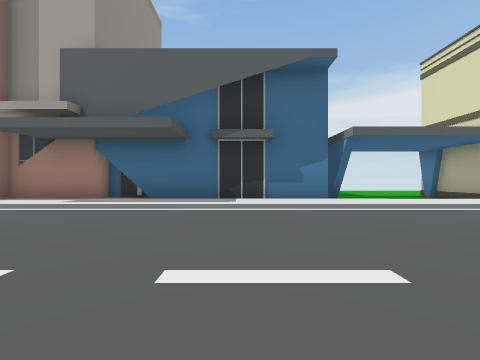
View 1 (above)

19 first-person views from a walk through a 3-D level made in the Unity game engine. The camera is 1.2 m above the floor, looks level and sees 90° across. The floor is counted in squares, 2 m on a side. Each view is taken from the middle of a square. On the plan, view 1 faces up. The plan holds only what a view shows up to about 9 squares ahead; the rest is blank. The place goes on beyond the plan. Some animated figures are not drawn.

View 2
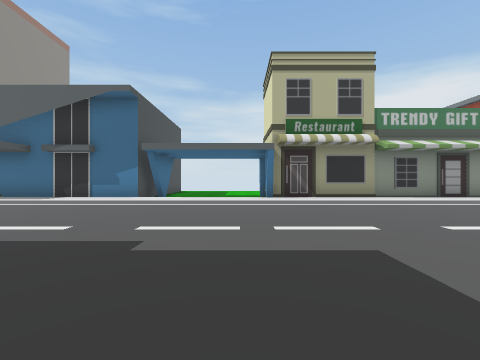

View 3
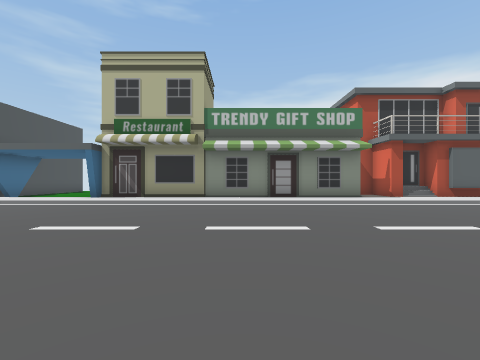

View 4
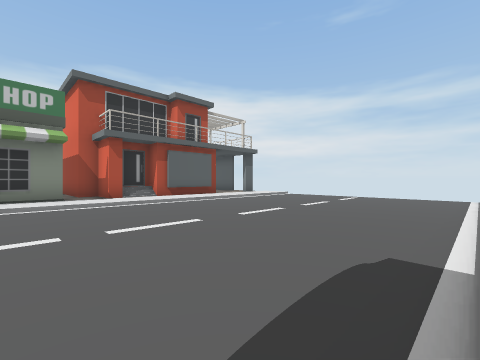

View 5
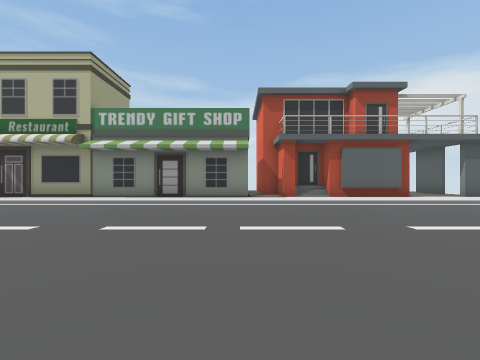

View 6
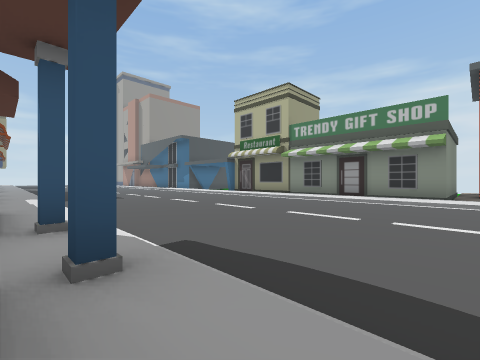

View 7
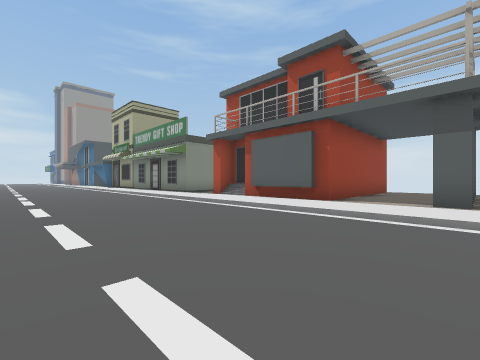

View 8
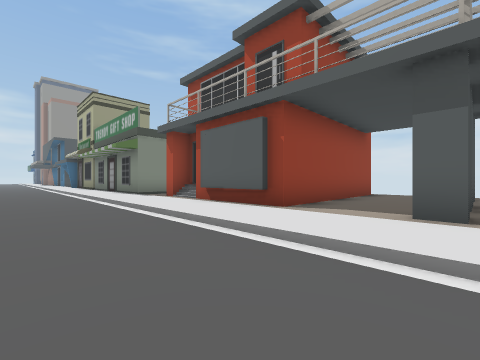

View 9
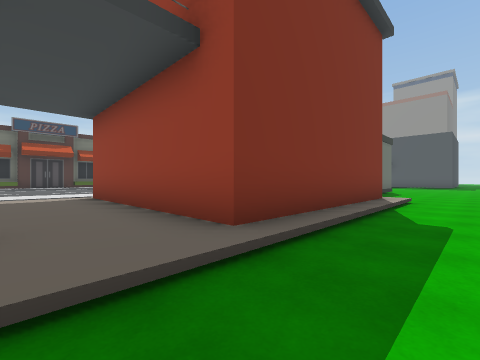

View 10
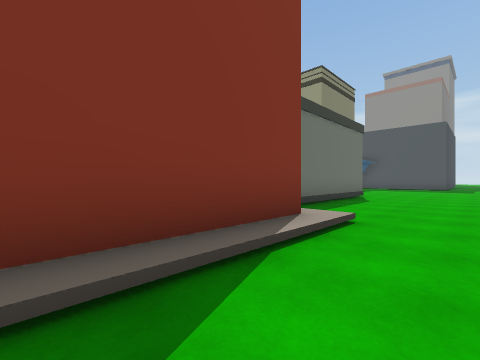

View 11
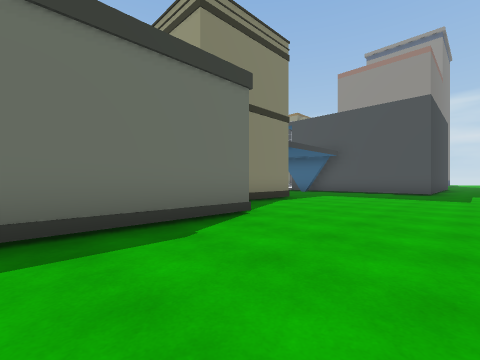

View 12
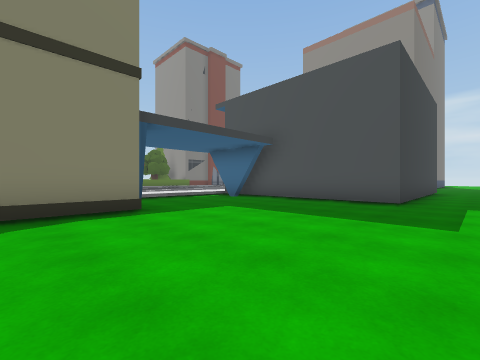

View 13
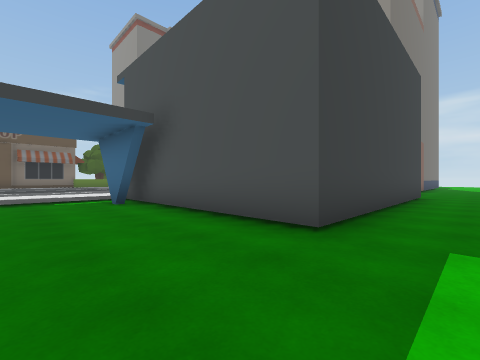

View 14
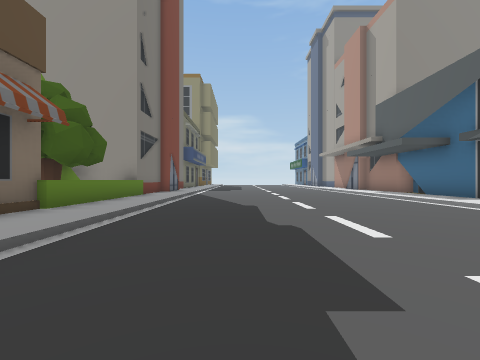

View 15
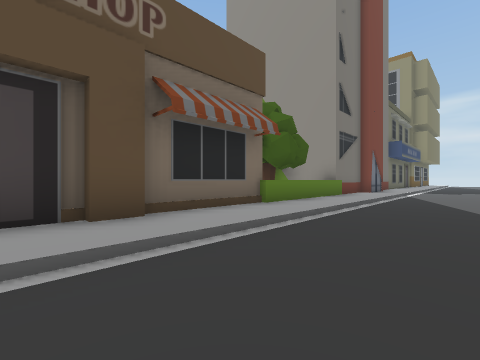

View 16
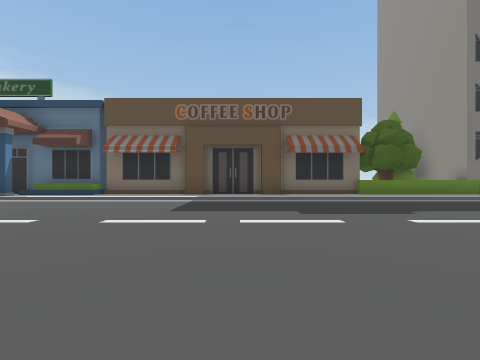

View 17
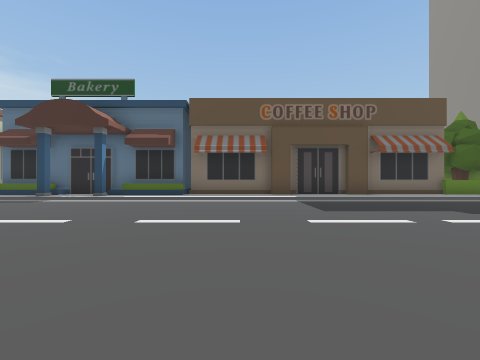

View 18
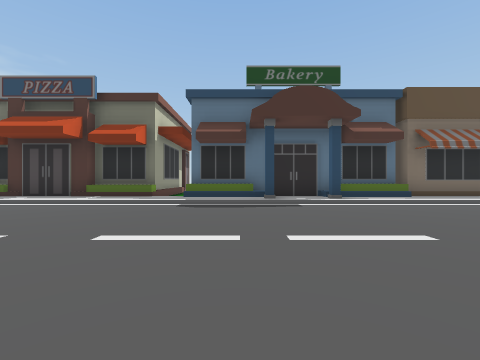

View 19
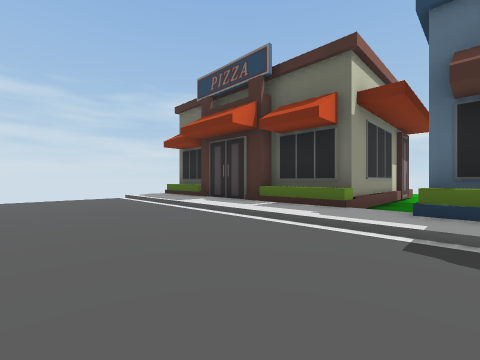

### Floor plan
Key: @ floor where view 1 was taken; # wall or solid block; . main floor; : floor 0.25 m higher than the main floor; / step, stairs or slope; = window, fence, low wall or low ledge; O other object.
Columns run from 4 left of view 1 to 25 right of it. Each row starts with its distance up from view 1.
 14 .............................
 13 .............................
 12 #######..............######::
 11       #........#####      #::#
 10       #........           #::#
  9       #....###      ###   #::#
  8       ##... ##      #:#   #:::
  7 ########... #########:#/###:::
  6 :::::::::::##::::::::::/::::::
  5 //////////////////////////////
  4 ..............................
  3  .............................
  2  .............................
  1  .............................
  0 ....@.........................
 -1 ..............................
 -2 //////////////////////////////
 -3  ::====:::::::://#:#//::::::::
 -4  ##   ################.#######
 -5   #OO                 .#
 -6    OO                 .#
 -7                       .#
 -8                       .#
 -9                        #

Where each view was taken, in squares from view 1:
view 1: 0 up, 0 right, facing up
view 2: 2 down, 6 right, facing up
view 3: 2 down, 12 right, facing up
view 4: 2 down, 15 right, facing up-right
view 5: 2 down, 16 right, facing up
view 6: 3 down, 17 right, facing up-left
view 7: 1 up, 25 right, facing up-left
view 8: 3 up, 25 right, facing up-left
view 9: 14 up, 24 right, facing down-left
view 10: 14 up, 20 right, facing down-left
view 11: 14 up, 14 right, facing down-left
view 12: 14 up, 9 right, facing down-left
view 13: 14 up, 5 right, facing down-left
view 14: 0 up, 6 right, facing left
view 15: 0 up, 6 right, facing down-left
view 16: 5 up, 6 right, facing down
view 17: 5 up, 9 right, facing down
view 18: 4 up, 16 right, facing down
view 19: 1 up, 17 right, facing down-right
